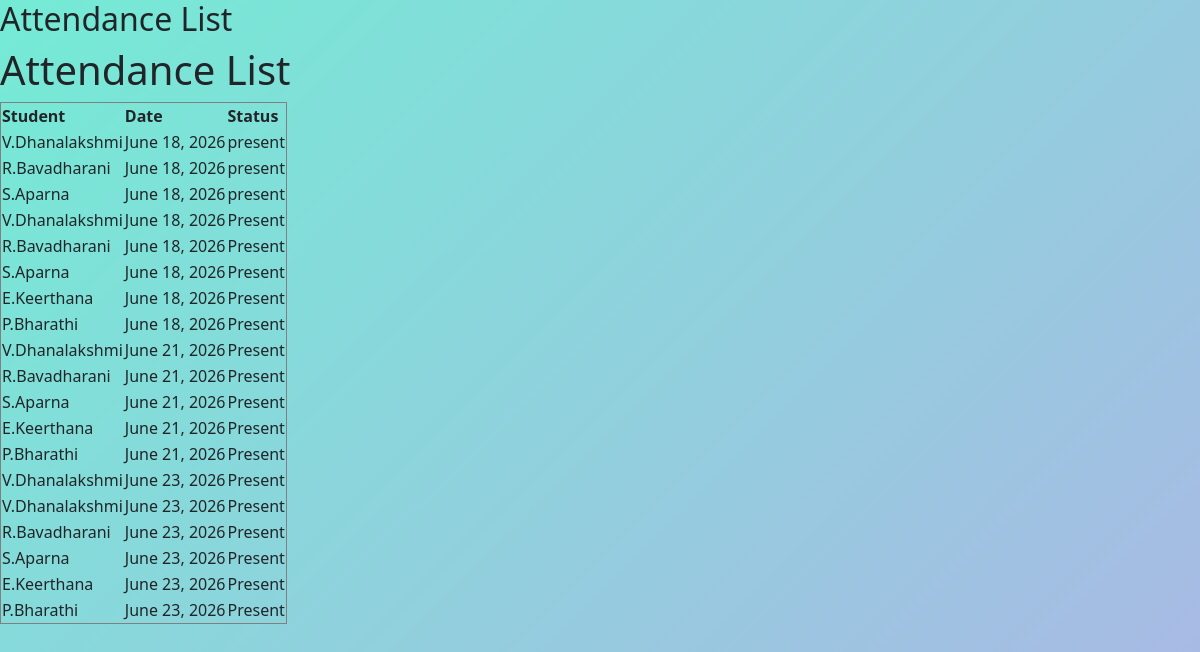
/polls/attendance_list/ (signed in), run on an earlier commit of the app's database.
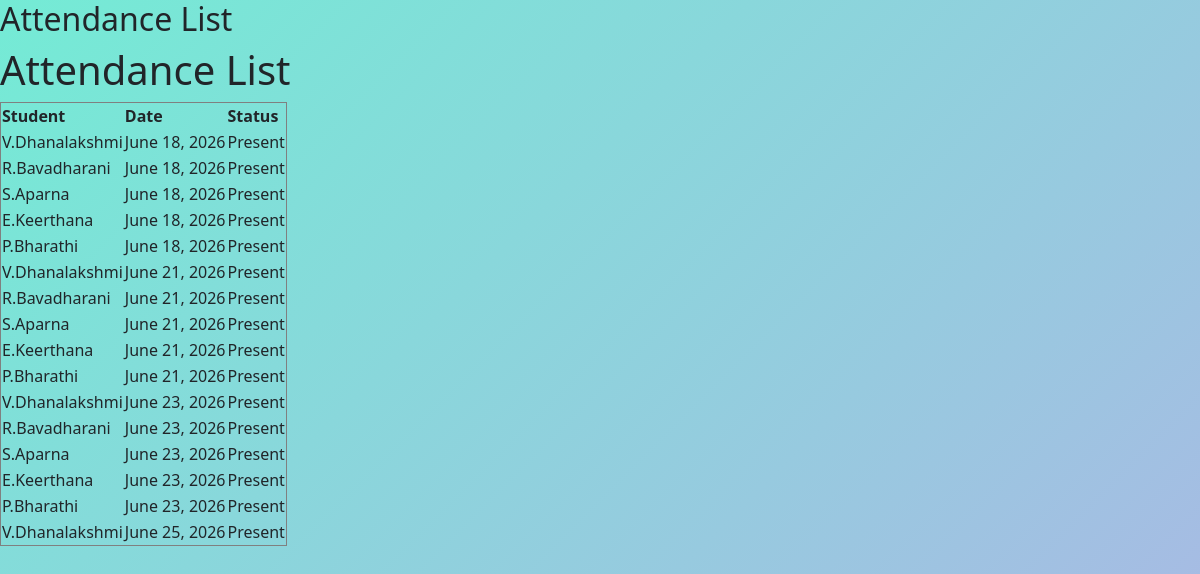
And on a later commit of the database.
### polls/models.py (models this page shows, shortened)
class Attendance(models.Model):
    STATUS_CHOICES = [
        ('Present', 'Present'),
        ('Absent', 'Absent'),
    ]
    student = models.ForeignKey(Student, on_delete=models.CASCADE)
    date = models.DateField()
    status = models.CharField(max_length=20, choices=STATUS_CHOICES)
    class Meta:
        unique_together = ('student', 'date')

class Student(models.Model):
    name = models.CharField(max_length=100)
    roll_no = models.IntegerField(unique=True)
    department = models.CharField(max_length=50)
    email = models.EmailField()

### polls/views.py (the view)
# urls.py: path('attendance_list/', views.attendance_list, name='attendance_list'),
@login_required
def attendance_list(request):
    attendance_records = Attendance.objects.all()
    return render(
        request,
        'polls/attendance_list.html',
        {'attendance_records': attendance_records}
    )

### polls/templates/polls/attendance_list.html (shortened to what this page needs)
{% extends 'polls/base.html' %}
{% block content %}
<h2>Attendance List</h2>
<!DOCTYPE html>
<html>
<head>
</head>
<body>
<h1>Attendance List</h1>
<table border="1">
    <tr>
        <th>Student</th>
        <th>Date</th>
        <th>Status</th>
    </tr>
    {% for record in attendance_records %}
    <tr>
        <td>{{ record.student.name }}</td>
        <td>{{ record.date }}</td>
        <td>{{ record.status }}</td>
    </tr>
    {% endfor %}
</table>
</body>
</html>
{% endblock %}

### polls/templates/polls/base.html (shortened to what this page needs)
<!DOCTYPE html>
<html>
<head>
    <link href="https://cdn.jsdelivr.net/npm/bootstrap@5.3.3/dist/css/bootstrap.min.css" rel="stylesheet">
</head>
<body>
{% block content %}
{% endblock %}
</body>
</html>

### polls/templates/polls/base.html (style rules this page uses)
html, body { margin: 0; padding: 0; min-height: 100vh; background: linear-gradient(135deg, #74ebd5, #ACB6E5); }

What changed in the data, as far as the page shows it:
removed Attendance: student.name "V.Dhanalakshmi", date "June 18, 2026", status "present"
removed Attendance: student.name "R.Bavadharani", date "June 18, 2026", status "present"
removed Attendance: student.name "S.Aparna", date "June 18, 2026", status "present"
removed Attendance: student.name "V.Dhanalakshmi", date "June 23, 2026", status "Present"
added Attendance: student.name "V.Dhanalakshmi", date "June 25, 2026", status "Present"
